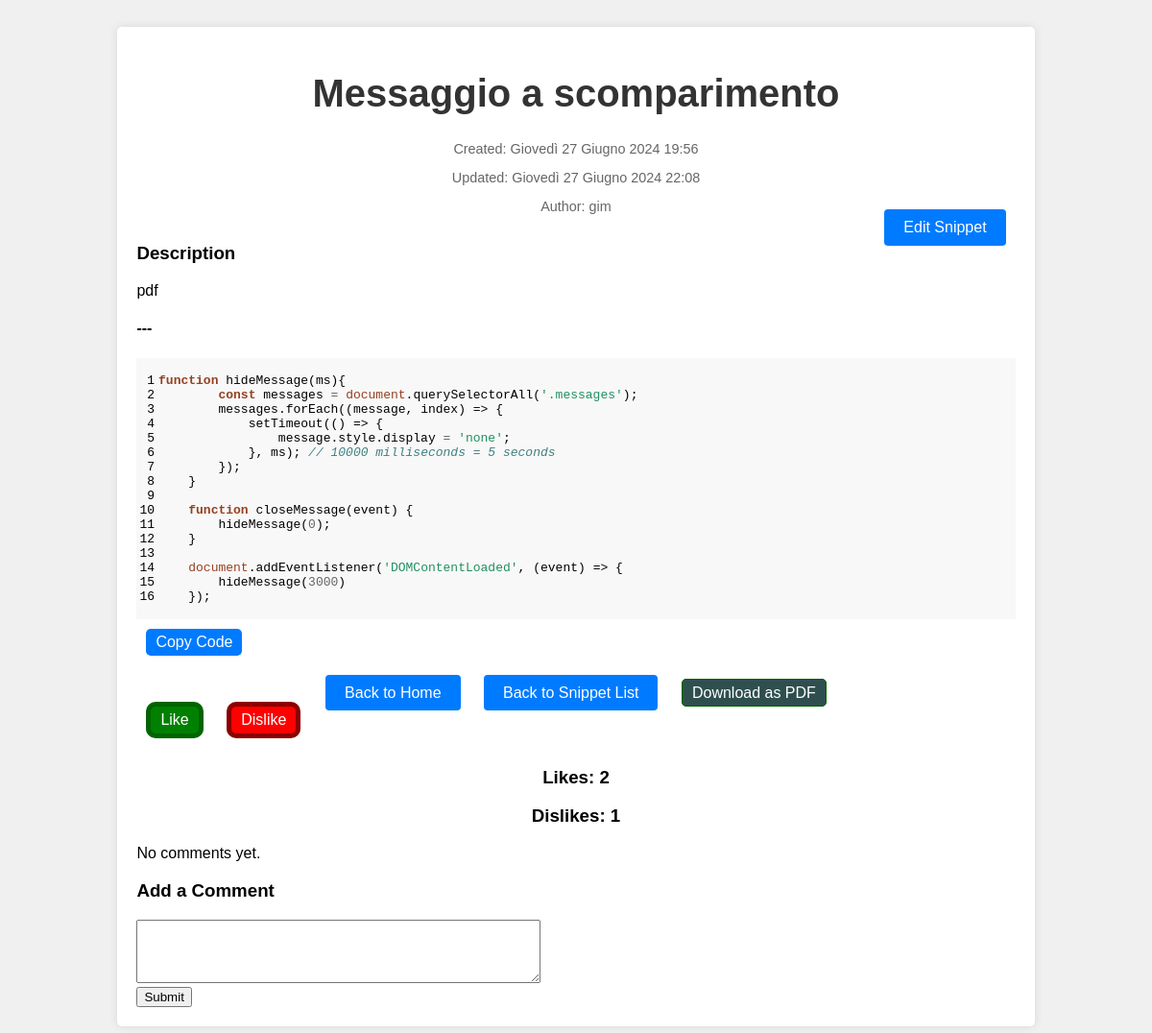
Before: /snippets/6/ with the older database file.
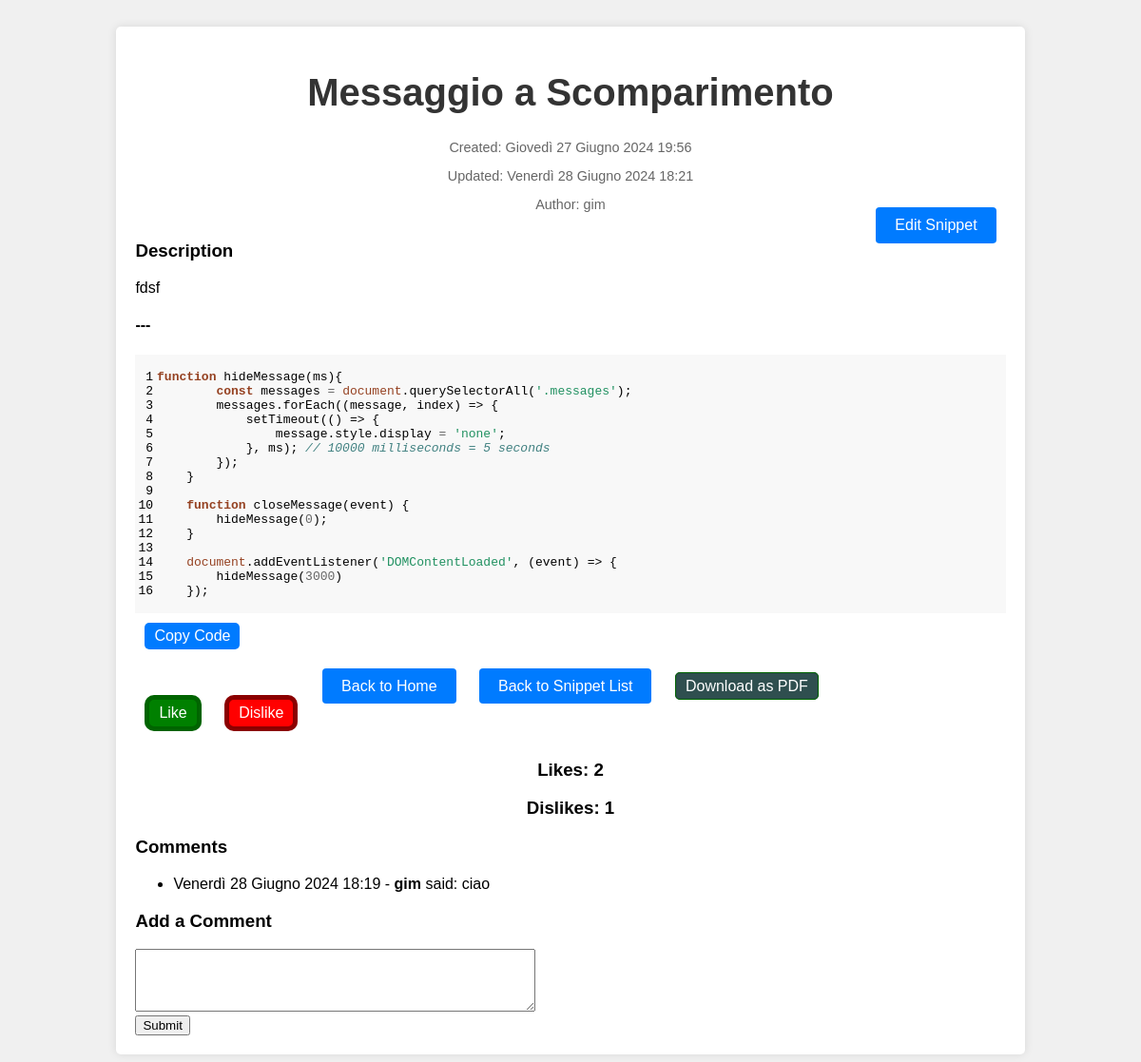
After: the same page with the newer database file.
### snippets/models.py (models this page shows, shortened)
class Snippet(models.Model):
    title = models.CharField(max_length=255)
    language = models.ForeignKey(Language, related_name='snippets', on_delete=models.CASCADE)
    author = models.ForeignKey(User, related_name='snippets', on_delete=models.CASCADE)
    description = models.TextField()
    description_html = models.TextField(editable=False)
    code = models.TextField()
    highlighted_code = models.TextField(editable=False)
    pub_date = models.DateTimeField(default=timezone.now, editable=False)
    update_date = models.DateTimeField(default=timezone.now, editable=False)
    objects = managers.SnippetManager()
    tags = models.CharField(max_length=255, default='')
    class Meta:
        ordering = ['-pub_date']
    def get_likes(self):
        return self.ratings.filter(rating=Rating.LIKE).count()
    def get_dislikes(self):
        return self.ratings.filter(rating=Rating.DISLIKE).count()

class Comment(models.Model):
    snippet = models.ForeignKey(Snippet, related_name='comments', on_delete=models.CASCADE)
    author = models.ForeignKey(User, related_name='comments', on_delete=models.CASCADE)
    content = models.TextField()
    pub_date = models.DateTimeField(default=timezone.now)
    class Meta:
        ordering = ['-pub_date']

### snippets/views/snippets.py (the view)
# urls.py: path('<int:pk>/', SnippetDetailView.as_view(), name='snippet_detail'),
class SnippetDetailView(DetailView):
    model = Snippet
    template_name = 'snippets/templates/snippets/snippet_detail.html'
    context_object_name = 'snippet'
    def get_context_data(self, **kwargs):
        context = super().get_context_data(**kwargs)
        snippet = self.get_object()
        context['user'] = self.request.user
        if self.request.user.is_authenticated:
            context['bookmarked'] = self.request.user.bookmarks.filter(snippet=snippet).exists()
        else:
            context['bookmarked'] = False
        return context

### snippets/templates/snippets/snippet_detail.html (shortened to what this page needs)
{% extends 'tatum24/templates/base.html' %}
{% load static %}
{% block css %}
    <link rel="stylesheet" href="{% static 'css/snippet_detail.css' %}">
    <link rel="stylesheet" href="{% static 'css/pygments.css' %}">
{% endblock %}
{% block content %}
    <div class="container">
        <header>
            <h1>{{ snippet.title }}</h1>
            <p class="meta">Created: {{ snippet.pub_date }}</p>
            <p class="meta">Updated: {{ snippet.update_date }}</p>
            <p class="meta">Author: {{ snippet.author }}</p>
        </header>
        <main>
            <a href="{% url 'edit_snippet' snippet.pk %}" class="btn btn-primary edit-btn">Edit Snippet</a>
            <h3>Description</h3>
            <div class="code-highlight">
                {{ snippet.description_html | safe }}
            </div>
            <h4>---</h4>
            <div class="snippet-code highlight">{{ snippet.highlighted_code | safe }}</div>
            <button class="copy-btn btn" onclick="copyToClipboard()">Copy Code</button>
        </main>
        <footer class="mt-4">
            <a href="{% url 'home' %}" class="btn btn-secondary">Back to Home</a>
            <a href="{% url 'snippet_list' %}" class="btn btn-secondary">Back to Snippet List</a>
            <a href="{% url 'download_pdf' snippet.pk %}" class="PDF btn">Download as PDF</a>
        </footer>
        <form action="{% url 'rate_snippet' snippet.pk %}" method="post">
            {% if snippet.user_rating == 'like' %}
                <button type="button" class="btn liked" disabled>Liked</button>
                <button type="submit" name="rating" value="dislike" class="btn disliked">Dislike</button>
            {% elif snippet.user_rating == 'dislike' %}
                <button type="submit" name="rating" value="like" class="btn liked">Like</button>
                <button type="button" class="btn disliked" disabled>Disliked</button>
            {% else %}
                <button type="submit" name="rating" value="like" class="btn liked">Like</button>
                <button type="submit" name="rating" value="dislike" class="btn disliked">Dislike</button>
            {% endif %}
        </form>
        <footer>
            <h3>Likes: {{ snippet.get_likes }}</h3>
            <h3>Dislikes: {{ snippet.get_dislikes }}</h3>
        </footer>
        {% if snippet.comments.all %}
            <h3>Comments</h3>
            <ul>
                {% for comment in snippet.comments.all %}
                    <li>
                        {{ comment.pub_date }} - <strong>{{ comment.author.username }}</strong>
                        said: {{ comment.content }}
                    </li>
                {% endfor %}
            </ul>
        {% else %}
            <p>No comments yet.</p>
        {% endif %}
        <h3>Add a Comment</h3>
        <form method="post" action="{% url 'add_comment' snippet.pk %}">
            <textarea name="content" rows="4" cols="50"></textarea><br>
            <input type="submit" value="Submit">
        </form>
    </div>
{% endblock %}

Changed rows visible on the page:
changed Snippet "gim": title "Messaggio a scomparimento" → "Messaggio a Scomparimento"; update_date "Giovedì 27 Giugno 2024 22:08" → "Venerdì 28 Giugno 2024 18:21"; description_html "pdf" → "fdsf"
added Comment: pub_date "Venerdì 28 Giugno 2024 18:19", author.username "gim", content "ciao"
Other visible differences:
text no longer shown: "No comments yet."
text now shown: "Comments"
